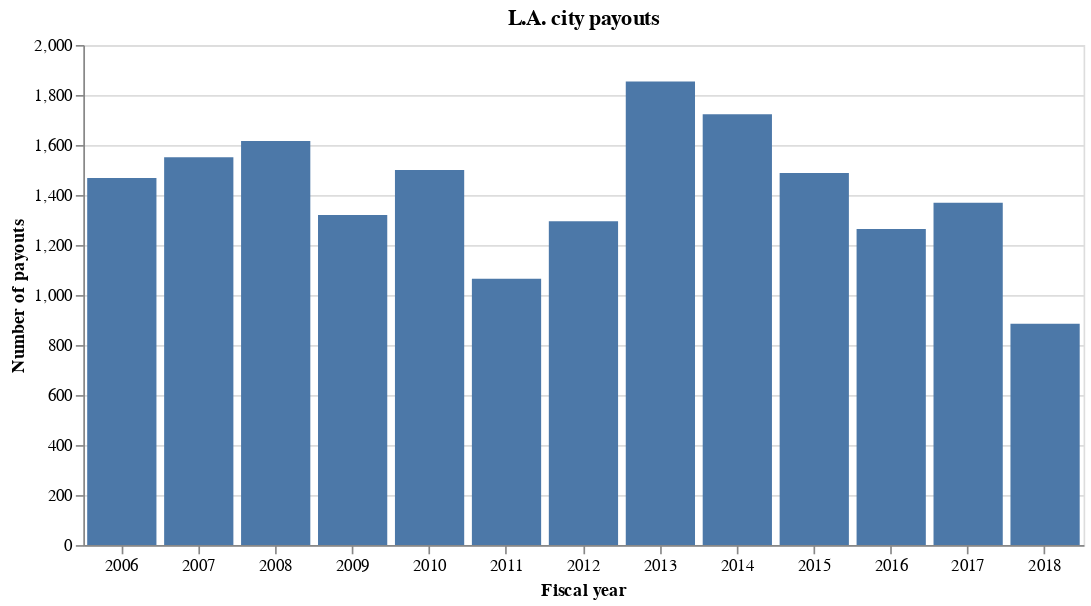

Write notebook code for a chart like this one.
### Code cell
alt.Chart(annual_totals.reset_index(), title="L.A. city payouts").mark_bar().encode(
    x=alt.X("fiscal_year:O", axis=alt.Axis(title="Fiscal year", labelAngle=0)),
    y=alt.Y("number:Q", axis=alt.Axis(title="Number of payouts")),
).properties(width=600)

### Figure 1 — Vega-Lite specification as saved in the notebook (floating-point values rounded to 4 significant figures)
{"$schema": "https://vega.github.io/schema/vega-lite/v2.4.3.json", "config": {"view": {"height": 300, "width": 400}}, "data": {"values": [{"amount": 37206924, "average": 25350.0, "fiscal_year": 2006, "number": 1468}, {"amount": 30593290, "average": 19720.0, "fiscal_year": 2007, "number": 1551}, {"amount": 36637836, "average": 22670.0, "fiscal_year": 2008, "number": 1616}, {"amount": 36750732, "average": 27840.0, "fiscal_year": 2009, "number": 1320}, {"amount": 90536467, "average": 60360.0, "fiscal_year": 2010, "number": 1500}, {"amount": 45016329, "average": 42270.0, "fiscal_year": 2011, "number": 1065}, {"amount": 48298045, "average": 37300.0, "fiscal_year": 2012, "number": 1295}, {"amount": 39900000.0, "average": 21520.0, "fiscal_year": 2013, "number": 1854}, {"amount": 58350000.0, "average": 33860.0, "fiscal_year": 2014, "number": 1723}, {"amount": 64100000.0, "average": 43080.0, "fiscal_year": 2015, "number": 1488}, {"amount": 119100000.0, "average": 94230.0, "fiscal_year": 2016, "number": 1264}, {"amount": 201400000.0, "average": 147100.0, "fiscal_year": 2017, "number": 1369}, {"amount": 72830000.0, "average": 82290.0, "fiscal_year": 2018, "number": 885}]}, "encoding": {"x": {"axis": {"labelAngle": 0, "title": "Fiscal year"}, "field": "fiscal_year", "type": "ordinal"}, "y": {"axis": {"title": "Number of payouts"}, "field": "number", "type": "quantitative"}}, "mark": "bar", "title": "L.A. city payouts", "width": 600}
